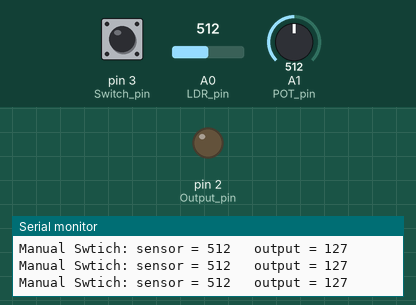
Recording of a sketch running on a simulated Arduino Uno, built with avr-gcc and run on an emulated ATmega328P. Shown: output pins drawn as LEDs (lit = HIGH), the last lines printed to the serial monitor. Dashed ring = blinking. The test bench sets the inputs (shaded band); at power-on: A1 (POT_pin) = 512, pin 3 (Switch_pin) LOW, A0 (LDR_pin) = 512.

Above: at 1.2 s.
1.3 s: A1 (POT_pin) set to 527
At 1.6 s:
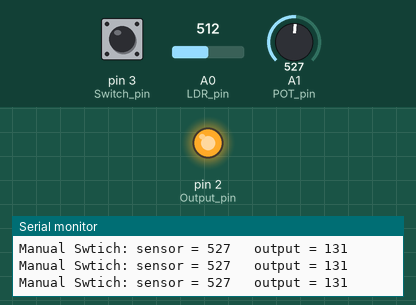
2.8 s: pin 3 (Switch_pin) pulled HIGH for 0.15 s
At 4.4 s:
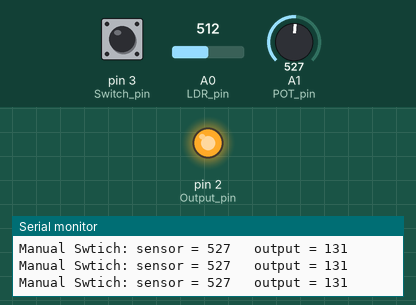
5.9 s: pin 3 (Switch_pin) pulled HIGH for 1 s
At 6.5 s:
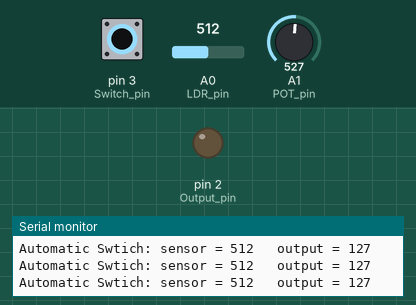
9.9 s: A1 (POT_pin) set to 511
At 10.8 s:
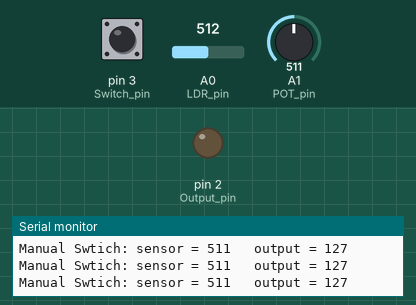
12.9 s: A1 (POT_pin) set to 716
At 14.1 s:
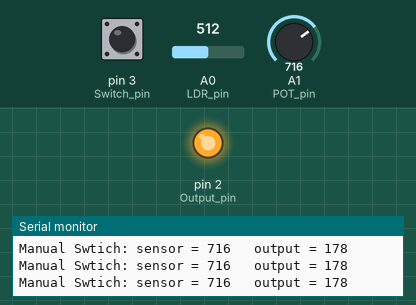
15.9 s: pin 3 (Switch_pin) pulsed HIGH 2 times (0.12 s each, 0.3 s apart)
At 16.11 s:
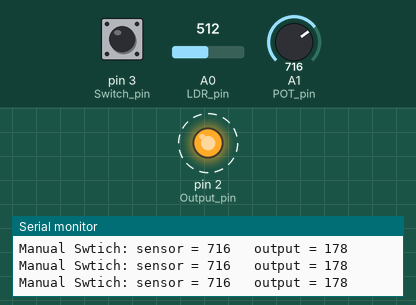
Timing chart, 0 to 18.9 s (numbered marks = the images above; inputs shaded):
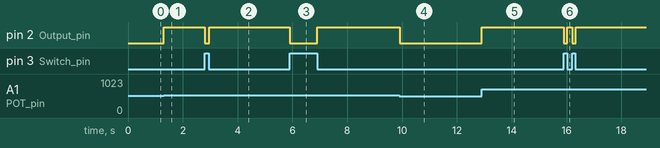

Measured:
- the behaviour switches between 513 and 514 on A1 (POT_pin) (found by bisection; images 0 and 1)
- after the input at 1.3 s, pin 2 (Output_pin): LOW → HIGH at once
- after the input at 2.8 s, pin 2 (Output_pin): HIGH → LOW at once, → HIGH 0.16 s later
- after the input at 5.9 s, pin 2 (Output_pin): HIGH → LOW at once, → HIGH 0.99 s later
- after the input at 9.9 s, pin 2 (Output_pin): HIGH → LOW at once
- after the input at 12.9 s, pin 2 (Output_pin): LOW → HIGH at once
- after the input at 15.9 s, pin 2 (Output_pin): alternates HIGH for 0.19 s and LOW for 0.12 s, 4 changes in all, then stays HIGH, starting at once

The sketch:

Lab_8_Logic_v2.ino.ino
```cpp
int LDR_pin = 0;
int POT_pin = 1;
int Switch_pin = 3;
int Output_pin = 2;
bool switchState;
int LDRValue, POTValue, outputValue;

void setup()
{

  pinMode(Switch_pin, INPUT);
  pinMode(Output_pin, OUTPUT);
  Serial.begin(38400);

}

void loop()
{
  // read the state of the switch value:
  bool switchState = digitalRead(Switch_pin);

  if (switchState == HIGH)
  {
    // turn Automatic light:
    // read the analog in value:
    LDRValue = analogRead(LDR_pin);
    // map it to the range of the analog out:
    outputValue = map(LDRValue, 0, 1023, 0, 255);
    // change the analog out value:
    analogWrite(Output_pin, outputValue);

    // print the results to the Serial Monitor:
    Serial.print("Automatic Swtich: ");
    Serial.print("sensor = ");
    Serial.print(LDRValue);
    Serial.print("\t output = ");
    Serial.println(outputValue);
  }
  else
  {
    // turn Manual Light:
    // read the analog in value:
    POTValue = analogRead(POT_pin);
    // map it to the range of the analog out:
    outputValue = map(POTValue, 0, 1023, 0, 255);
    // change the analog out value:
    analogWrite(Output_pin, outputValue);

    // print the results to the Serial Monitor:
    Serial.print("Manual Swtich: ");
    Serial.print("sensor = ");
    Serial.print(POTValue);
    Serial.print("\t output = ");
    Serial.println(outputValue);
  }
 }
```
